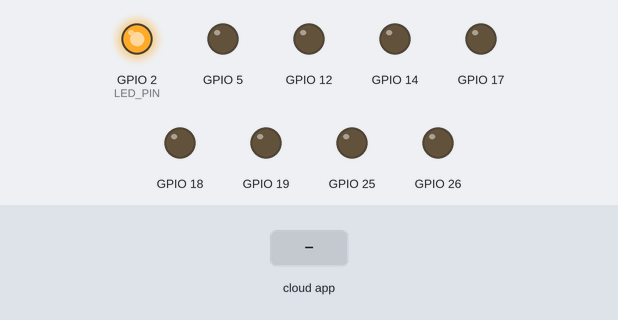
The sketch below on a simulated ESP32. On the bench: output pins drawn as LEDs (lit = HIGH). The test bench sets the inputs (shaded band). The ROS host is connected and sends only what is stated.

Above: at 3.2 s.
3.3 s: the phone or cloud app sets linear.x to -100
At 4.5 s:
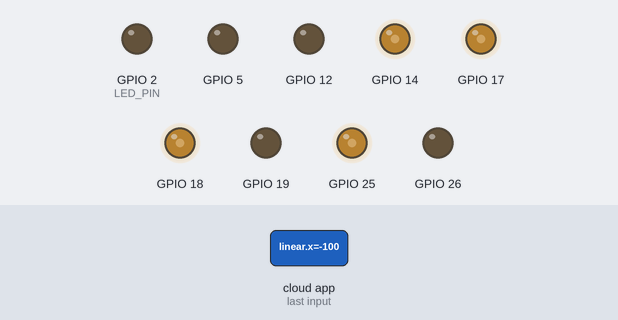
4.8 s: the phone or cloud app sets angular.z to -100
At 6.0 s:
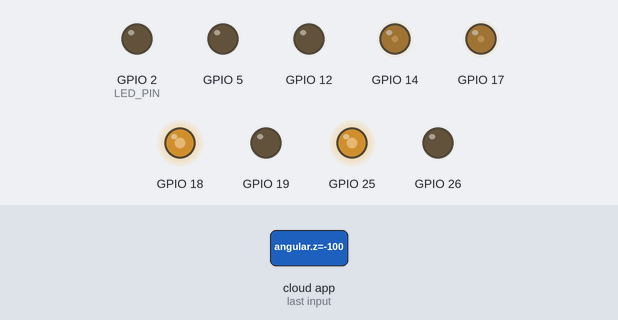
6.3 s: the phone or cloud app sets linear.x to 0
At 7.6 s:
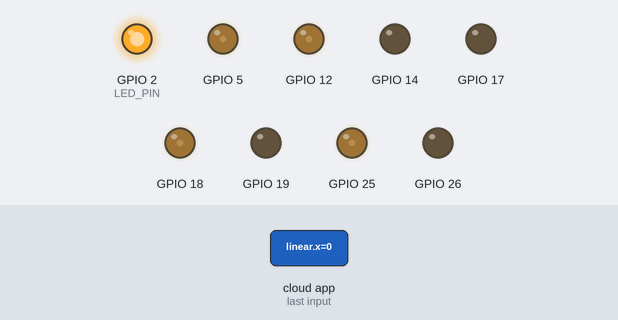
7.9 s: the phone or cloud app sets angular.z to 100
At 9.1 s:
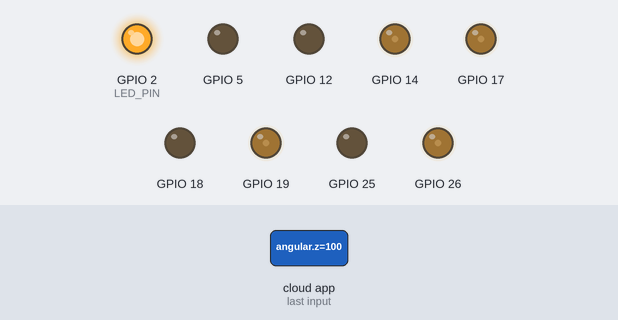
9.4 s: the phone or cloud app sets linear.x to 100
At 10.6 s:
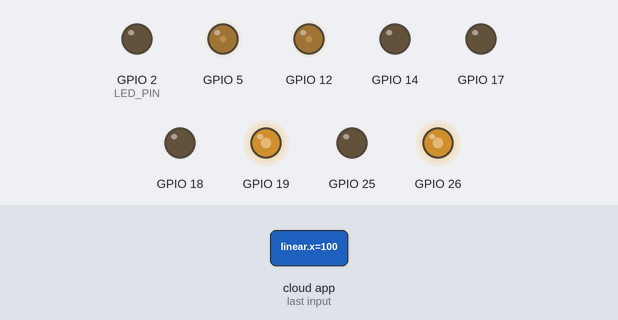
10.9 s: the phone or cloud app sets angular.z to 0
At 11.7 s:
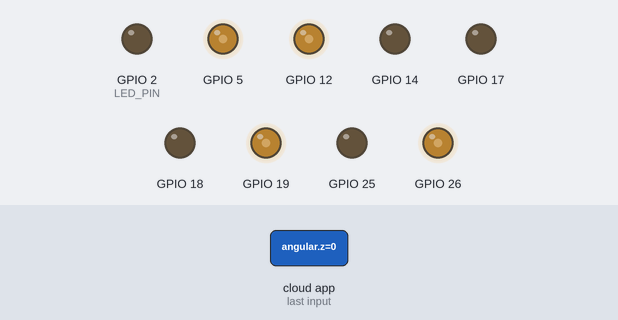
Timing chart, 0 to 13.4 s (numbered marks = the images above; inputs shaded):
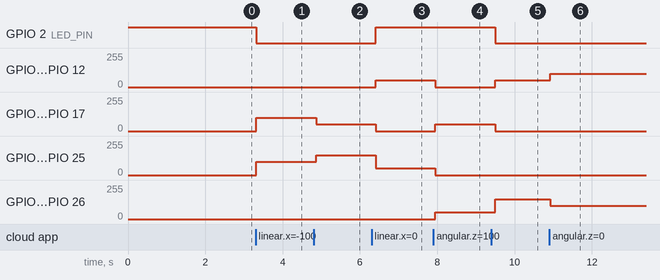

Measured:
- after the input at 3.3 s, GPIO 2 (LED_PIN): HIGH → LOW at once; GPIO 14, GPIO 17, GPIO 18, GPIO 25: 0/255 → 100/255 at once
- after the input at 4.8 s, GPIO 14, GPIO 17: 100/255 → 50/255 after 0.07 s; GPIO 18, GPIO 25: 100/255 → 150/255 after 0.07 s
- after the input at 6.3 s, GPIO 2 (LED_PIN): LOW → HIGH after 0.11 s; GPIO 5, GPIO 12: 0/255 → 50/255 after 0.11 s; GPIO 14, GPIO 17: 50/255 → 0/255 after 0.11 s; GPIO 18, GPIO 25: 150/255 → 50/255 after 0.11 s
- after the input at 7.9 s, GPIO 5, GPIO 12, GPIO 18, GPIO 25: 50/255 → 0/255 after 0.05 s; GPIO 14, GPIO 17, GPIO 19, GPIO 26: 0/255 → 50/255 after 0.05 s
- after the input at 9.4 s, GPIO 2 (LED_PIN): HIGH → LOW after 0.10 s; GPIO 5, GPIO 12: 0/255 → 50/255 after 0.10 s; GPIO 14, GPIO 17: 50/255 → 0/255 after 0.10 s; GPIO 19, GPIO 26: 50/255 → 150/255 after 0.10 s
- after the input at 10.9 s, GPIO 5, GPIO 12: 50/255 → 100/255 at once; GPIO 19, GPIO 26: 150/255 → 100/255 at once

The sketch:

microros-publisher-example.ino
```cpp
#include <stdio.h>

#include "board_config.h"
#include "threads.h"
#include "microros.h"
#include "motor.h"

void setup() {
    Motor motorFL(FIN1B, FIN2B);
    Motor motorFR(FIN1A, FIN2A);
    Motor motorBL(BIN1A, BIN2A);
    Motor motorBR(BIN1B, BIN2B);


    // motorFL.SetSpeed(100);
    // motorFR.SetSpeed(100);
    // motorBL.SetSpeed(100);
    // motorBR.SetSpeed(100);
    // delay(1000);
    // motorFL.SetSpeed(-100);
    // motorFR.SetSpeed(-100);
    // motorBL.SetSpeed(-100);
    // motorBR.SetSpeed(-100);
    // delay(1000);
    // motorFL.Stop();
    // motorFR.Stop();
    // motorBL.Stop();
    // motorBR.Stop();
    // delay(1000);

    microros_setup();
}

void loop() {
    delay(100);
    RCSOFTCHECK(rclc_executor_spin_some(&executor, RCL_MS_TO_NS(100)));
}
```

microros.cpp
```cpp
#include "microros.h"
#include "board_config.h"
#include "threads.h"

// Publish an integer topic
rcl_publisher_t publisher;
std_msgs__msg__Int32 msg_data;

// Subscribe to twist topic
rcl_subscription_t subscriber;
geometry_msgs__msg__Twist msg_twist;

rclc_executor_t executor;
rclc_executor_t sub_executor;
rclc_support_t support;
rcl_allocator_t allocator;
rcl_node_t node;

rcl_timer_t timer;

void error_loop(){
    while(1){
        digitalWrite(LED_PIN, !digitalRead(LED_PIN));
        delay(100);
    }
}

void timer_callback(rcl_timer_t * timer, int64_t last_call_time)
{
    RCLC_UNUSED(last_call_time);
    if (timer != NULL) {
        RCSOFTCHECK(rcl_publish(&publisher, &msg_data, NULL));
        msg_data.data++;
    }
}

void microros_setup() {
    set_microros_transports();

    pinMode(LED_PIN, OUTPUT);
    digitalWrite(LED_PIN, HIGH);
    delay(2000);

    allocator = rcl_get_default_allocator();

    //create init_options
    RCCHECK(rclc_support_init(&support, 0, NULL, &allocator));

    // create node
    RCCHECK(rclc_node_init_default(&node, "micro_ros_arduino_node", "", &support));

    // create timer,
    const unsigned int timer_timeout = 1000;
    RCCHECK(rclc_timer_init_default(
        &timer,
        &support,
        RCL_MS_TO_NS(timer_timeout),
        timer_callback));

    // create publisher
    RCCHECK(rclc_publisher_init_default(
        &publisher,
        &node,
        ROSIDL_GET_MSG_TYPE_SUPPORT(std_msgs, msg, Int32),
        "micro_ros_arduino_node_publisher"));

    // Create subscriber
    RCCHECK(rclc_subscription_init_default(
        &subscriber,
        &node,
        ROSIDL_GET_MSG_TYPE_SUPPORT(geometry_msgs, msg, Twist),
        "cmd_vel"));

    // create executors
    RCCHECK(rclc_executor_init(&executor, &support.context, 2, &allocator));
    RCCHECK(rclc_executor_add_timer(&executor, &timer));
    RCCHECK(rclc_executor_add_subscription(&executor, &subscriber, &msg_twist, &twist_callback, ON_NEW_DATA));

    msg_data.data = 0;
}
```

microros.h
```cpp
#pragma once

#include <micro_ros_arduino.h>
#include <rcl/rcl.h>
#include <rcl/error_handling.h>
#include <rclc/rclc.h>
#include <rclc/executor.h>

#include <std_msgs/msg/int32.h>
#include <geometry_msgs/msg/twist.h>

extern rclc_executor_t executor;

#define RCCHECK(fn) { rcl_ret_t temp_rc = fn; if((temp_rc != RCL_RET_OK)){error_loop();}}
#define RCSOFTCHECK(fn) { rcl_ret_t temp_rc = fn; if((temp_rc != RCL_RET_OK)){}}

void error_loop();
void microros_setup();
```

motor.cpp
```cpp
#include "motor.h"
#include "Arduino.h"

void Motor::SetSpeed(int speed) {
    // Set the speed of the motor
    if (speed < 0) {
        analogWrite(pin1, 0);
        analogWrite(pin2, std::abs(speed));
    }
    else {
        analogWrite(pin1, std::abs(speed));
        analogWrite(pin2, 0);
    }
}

void Motor::Stop() {
    // Stop the motor
    analogWrite(pin1, 0);
    analogWrite(pin2, 0);
}
```

motor.h
```cpp
#pragma once

class Motor {
public:
    Motor(int pin1, int pin2) :
        pin1(pin1), pin2(pin2) {}
    void SetSpeed(int speed);
    void Stop();
private:
    int pin1;
    int pin2;
};
```

threads.cpp
```cpp
#include "threads.h"
#include "board_config.h"
#include "microros.h"
#include "motor.h"

Motor motorFL(FIN1B, FIN2B);
Motor motorFR(FIN1A, FIN2A);
Motor motorBL(BIN1A, BIN2A);
Motor motorBR(BIN1B, BIN2B);

void twist_callback(const void *msgin) {
    const geometry_msgs__msg__Twist * msgt = (const geometry_msgs__msg__Twist *)msgin;
    // if velocity in x direction is 0 turn off LED, if 1 turn on LED
    digitalWrite(LED_PIN, (msgt->linear.x == 0) ? HIGH : LOW);
    // msg_data.data = msgt->linear.x;
    // RCSOFTCHECK(rcl_publish(&publisher, &msg_data, NULL));

    int scaled_vx = msgt->linear.x * 100;
    int scaled_vy = msgt->linear.y * 100;
    int scaled_twist = msgt->angular.z * 50;

    int fl_speed = scaled_vx - scaled_vy - scaled_twist;
    int fr_speed = scaled_vx + scaled_vy + scaled_twist;
    int bl_speed = scaled_vx + scaled_vy - scaled_twist;
    int br_speed = scaled_vx - scaled_vy + scaled_twist;

    motorFL.SetSpeed(fl_speed);
    motorFR.SetSpeed(fr_speed);
    motorBL.SetSpeed(bl_speed);
    motorBR.SetSpeed(br_speed);
}
```

threads.h
```cpp
#pragma once

#include "freertos/FreeRTOS.h"
#include "freertos/task.h"
#include "freertos/timers.h"
#include "freertos/event_groups.h"

void twist_callback(const void *msgin);
```

board_config.h
```cpp
#define LED_PIN   2

// Front Left Motor
#define FIN1B           5
#define FIN2B           17
#define ENCODER_FLA     23
#define ENCODER_FLB     22

// Front Right Motor
#define FIN1A           19
#define FIN2A           18
#define ENCODER_FRA     39
#define ENCODER_FRB     36

// Back Left Motor
#define BIN1A           12
#define BIN2A           14
#define ENCODER_BLA     34
#define ENCODER_BLB     35

// Back Right Motor
#define BIN1B           26
#define BIN2B           25
// #define ENCODER_BRA     32
// #define ENCODER_BRB     33
```
